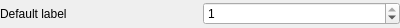
<?xml version="1.0" encoding="UTF-8"?>
<ui version="4.0">
 <class>LabeledDoubleSpinBox</class>
 <widget class="QWidget" name="LabeledDoubleSpinBox">
  <property name="geometry">
   <rect>
    <x>0</x>
    <y>0</y>
    <width>400</width>
    <height>28</height>
   </rect>
  </property>
  <property name="windowTitle">
   <string>Form</string>
  </property>
  <layout class="QHBoxLayout" name="horizontalLayout_2">
   <property name="leftMargin">
    <number>0</number>
   </property>
   <property name="topMargin">
    <number>0</number>
   </property>
   <property name="rightMargin">
    <number>0</number>
   </property>
   <property name="bottomMargin">
    <number>0</number>
   </property>
   <item>
    <widget class="QLabel" name="label">
     <property name="text">
      <string>Default label</string>
     </property>
     <property name="buddy">
      <cstring>sb</cstring>
     </property>
    </widget>
   </item>
   <item>
    <widget class="QDoubleSpinBox" name="sb">
     <property name="readOnly">
      <bool>false</bool>
     </property>
     <property name="decimals">
      <number>0</number>
     </property>
     <property name="maximum">
      <double>1.000000000000000</double>
     </property>
     <property name="singleStep">
      <double>10.000000000000000</double>
     </property>
     <property name="value">
      <double>1.000000000000000</double>
     </property>
    </widget>
   </item>
  </layout>
 </widget>
 <resources/>
 <connections/>
</ui>
